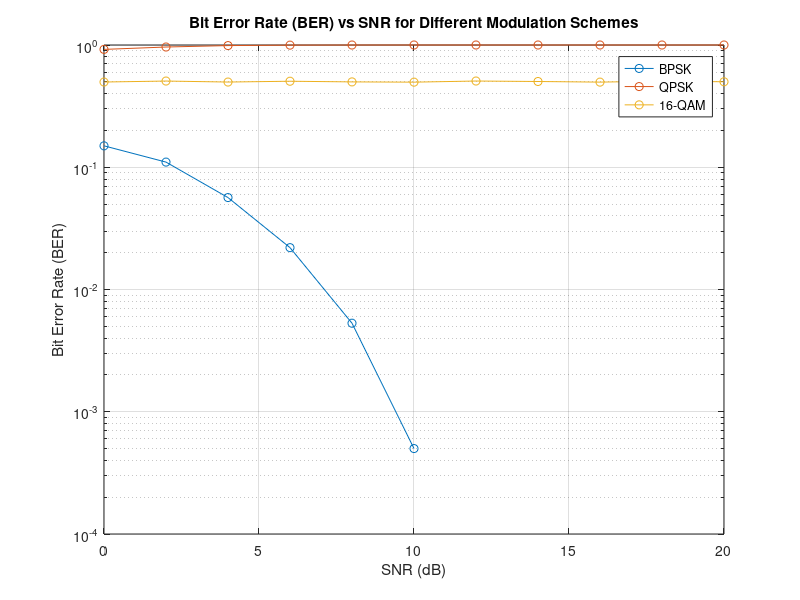

Recreate this plot in MATLAB.
% Simulation parameters
numBits = 10000;         % Number of bits to transmit (change accordingly)
SNRdB = 0:2:20;          % Range of SNR values in dB (change accordingly)
SNR = 10.^(SNRdB/10);    % Convert SNR values from dB to linear scale
modulationSchemes = {'BPSK', 'QPSK', '16-QAM'};
numModulations = length(modulationSchemes);
numSNR = length(SNR);

% Initialize BER arrays to store results
BER = zeros(numModulations, numSNR);

% Iterate through each modulation scheme
for modulationIndex = 1:numModulations
    modulation = modulationSchemes{modulationIndex};
    
    % Iterate through each SNR value
    for snrIndex = 1:numSNR
        % Generate random bits for transmission
        bits = randi([0 1], 1, numBits);
        
        % Modulation process based on the selected scheme
        if strcmp(modulation, 'BPSK')
            modulatedSignal = 2 * bits - 1;
        elseif strcmp(modulation, 'QPSK')
            bitsInSymbols = reshape(bits, 2, []);
            modulatedSignal = (1 - 2 * bitsInSymbols(1,:)) + 1i * (1 - 2 * bitsInSymbols(2,:));
        elseif strcmp(modulation, '16-QAM')
            bitsInSymbols = reshape(bits, 4, []);
            constellation = [-3 -1 1 3];
            realPart = constellation(bitsInSymbols(1,:) * 2 + bitsInSymbols(2,:) + 1);
            imagPart = constellation(bitsInSymbols(3,:) * 2 + bitsInSymbols(4,:) + 1);
            modulatedSignal = realPart + 1i * imagPart;
        end
        
        % Introduce AWGN channel noise
        receivedSignal = awgn(modulatedSignal, SNRdB(snrIndex));
        
        % Demodulation and BER calculation
        if strcmp(modulation, 'BPSK')
            demodulatedBits = receivedSignal > 0;
        elseif strcmp(modulation, 'QPSK')
            demodulatedBits = [real(receivedSignal) > 0; imag(receivedSignal) > 0];
            demodulatedBits = demodulatedBits(:)';
        elseif strcmp(modulation, '16-QAM')
            % Add demodulation logic for 16-QAM here if needed
        end
        
        % Calculate and store Bit Error Rate (BER)
        bitErrors = sum(bits ~= demodulatedBits);
        BER(modulationIndex, snrIndex) = bitErrors / numBits;
    end
end

% Plot BER curves for different modulation schemes
figure;
for modulationIndex = 1:numModulations
    semilogy(SNRdB, BER(modulationIndex, :), '-o', 'DisplayName', modulationSchemes{modulationIndex});
    hold on;
end
grid on;
xlabel('SNR (dB)');
ylabel('Bit Error Rate (BER)');
title('Bit Error Rate (BER) vs SNR for Different Modulation Schemes');
legend('Location', 'best');
